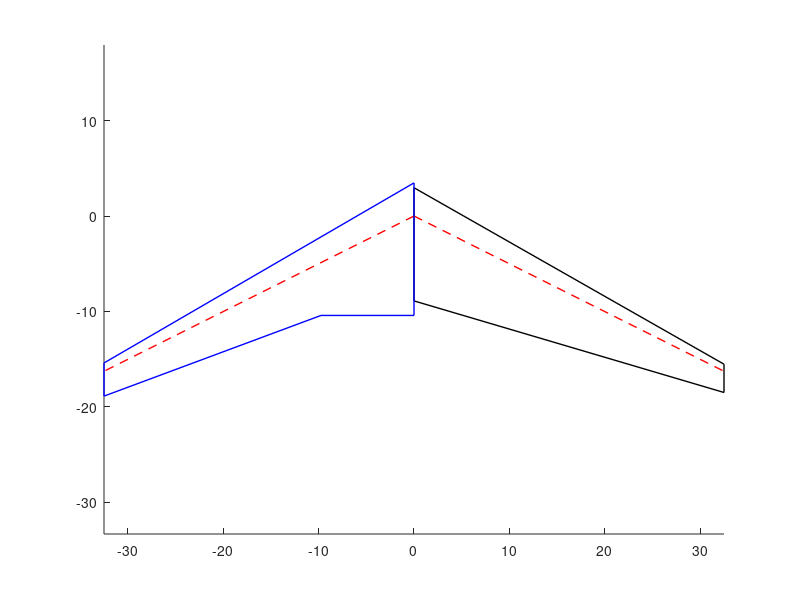
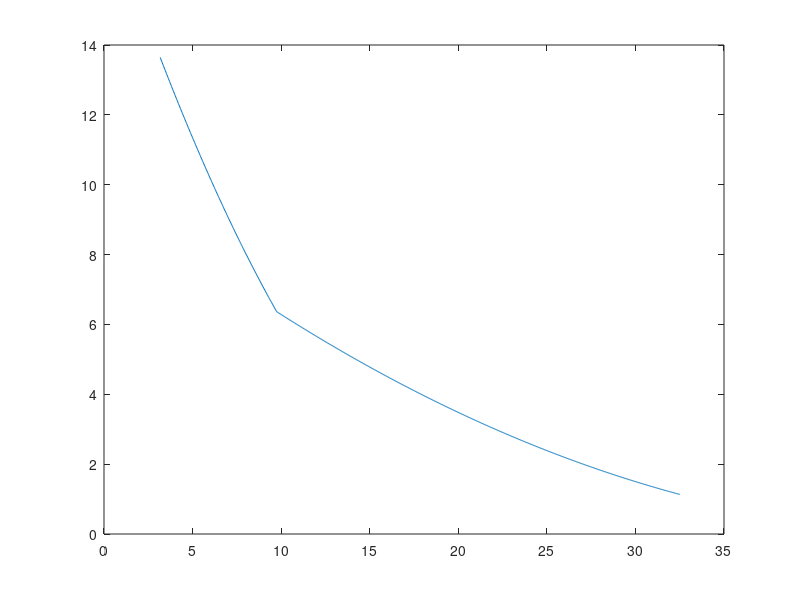

MATLAB code for these plots, in order:
clear
clf
clc

% parameters
area = 482; % m^2
wing_span = 65; % m
taper_ratio = 0.25;
quarter_chord_sweep = 26.6; % degrees
trailing_edge_kink = 0.3; % fraction of wing span
area_ratio = 0.0939; % cross-sectional area as a proportion of c^2

% simple design
total_chord = 1 + 1 / taper_ratio;
tip_chord = 2 * area / (wing_span * total_chord);
root_chord = tip_chord / taper_ratio;
qcy = -wing_span / 2 * tand(quarter_chord_sweep);
le_tip = qcy + tip_chord / 4;
te_tip = qcy - 3 * tip_chord / 4;
le_root = root_chord / 4;
te_root = -3 * root_chord / 4;

% draw the wing
figure
clf
hold on
plot([0, wing_span / 2], [0, qcy], 'r--', 'LineWidth', 1)
plot([0, wing_span / 2], [le_root, le_tip], 'k-', 'LineWidth', 1)
plot([0, wing_span / 2], [te_root, te_tip], 'k-', 'LineWidth', 1)
plot([0, 0], [le_root, te_root], 'k-', 'LineWidth', 1)
plot([wing_span / 2, wing_span / 2], [le_tip, te_tip], 'k-', 'LineWidth', 1)
axis equal

% wing with trailing edge kink
kink_span = wing_span / 2 * trailing_edge_kink;
% recalculate the wing iteratively
A_tot = 0; % initialize the total area to a value larger than the target area
tip_chord2 = tip_chord;
root_chord2 = root_chord;

% iterative loop
while A_tot < area/2
    A_le = wing_span / 16 * (tip_chord2 + root_chord2);
    A_inner = kink_span / 2 * (3/2 * root_chord2 - kink_span * tand(quarter_chord_sweep));
    A_outer = (wing_span / 2 - kink_span)/2 * (3/4 * root_chord2 - kink_span * tand(quarter_chord_sweep) + 3/4 * tip_chord2);
    A_tot = A_le + A_inner + A_outer;
    root_chord2 = root_chord2 + 1e-3;
    tip_chord2 = root_chord2 * taper_ratio;
end

qcy = -wing_span / 2 * tand(quarter_chord_sweep);
le_tip = qcy + tip_chord2 / 4;
te_tip = qcy - 3 * tip_chord2 / 4;
le_root = root_chord2 / 4;
te_root = -3 * root_chord2 / 4;

% draw the wing
hold on
plot([0, -wing_span / 2], [0, qcy], 'r--', 'LineWidth', 1)
plot([0, -wing_span / 2], [le_root, le_tip], 'b-', 'LineWidth', 1)
plot([0, -kink_span], [te_root, te_root], 'b-', 'LineWidth', 1)
plot([-kink_span, -wing_span / 2], [te_root, te_tip], 'b-', 'LineWidth', 1)
plot([0, 0], [le_root, te_root], 'b-', 'LineWidth', 1)
plot([-wing_span / 2, -wing_span / 2], [le_tip, te_tip], 'b-', 'LineWidth', 1)
axis equal

figure
x = linspace(3.17, wing_span/2, 1000);
% get leading edge coordinates
le = le_root + (le_tip - le_root) .* x ./ (wing_span / 2);
te1 = te_root + (te_root - te_tip) .* (kink_span - x) ./ ((wing_span / 2) - kink_span);
te = min(te_root, te1);
chord = le - te;
csa = chord .^ 2 * area_ratio;
plot(x, csa)
wing_vol = trapz(x, csa);
